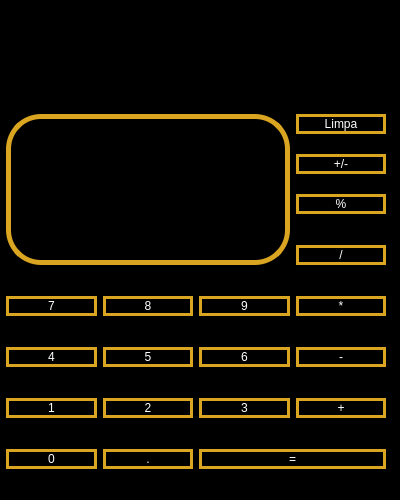
<?xml version="1.0" encoding="UTF-8"?>
<ui version="4.0">
 <class>Calc</class>
 <widget class="QWidget" name="Calc">
  <property name="geometry">
   <rect>
    <x>0</x>
    <y>0</y>
    <width>400</width>
    <height>500</height>
   </rect>
  </property>
  <property name="windowTitle">
   <string>Calc</string>
  </property>
  <property name="styleSheet">
   <string notr="true">QWidget {
	background-color: #000000;
	color: rgb(255, 255, 255);
}
QPushButton {
	border: 3px solid #DAA520;
	border-radius: 11px;
}

QLabel {
	border-radius: 35px;
	border: 5px solid #DAA520;
}</string>
  </property>
  <widget class="QWidget" name="gridLayoutWidget">
   <property name="geometry">
    <rect>
     <x>0</x>
     <y>0</y>
     <width>391</width>
     <height>491</height>
    </rect>
   </property>
   <layout class="QGridLayout" name="gridLayout">
    <property name="leftMargin">
     <number>6</number>
    </property>
    <property name="topMargin">
     <number>6</number>
    </property>
    <property name="rightMargin">
     <number>5</number>
    </property>
    <property name="bottomMargin">
     <number>6</number>
    </property>
    <property name="verticalSpacing">
     <number>20</number>
    </property>
    <item row="0" column="0">
     <spacer name="verticalSpacer">
      <property name="orientation">
       <enum>Qt::Vertical</enum>
      </property>
      <property name="sizeType">
       <enum>QSizePolicy::Fixed</enum>
      </property>
      <property name="sizeHint" stdset="0">
       <size>
        <width>88</width>
        <height>97</height>
       </size>
      </property>
     </spacer>
    </item>
    <item row="6" column="2">
     <widget class="QPushButton" name="pushButton_9">
      <property name="text">
       <string>3</string>
      </property>
     </widget>
    </item>
    <item row="6" column="0">
     <widget class="QPushButton" name="pushButton_3">
      <property name="text">
       <string>1</string>
      </property>
     </widget>
    </item>
    <item row="5" column="0">
     <widget class="QPushButton" name="pushButton_2">
      <property name="text">
       <string>4</string>
      </property>
     </widget>
    </item>
    <item row="5" column="1">
     <widget class="QPushButton" name="pushButton_6">
      <property name="text">
       <string>5</string>
      </property>
     </widget>
    </item>
    <item row="6" column="1">
     <widget class="QPushButton" name="pushButton_8">
      <property name="text">
       <string>2</string>
      </property>
     </widget>
    </item>
    <item row="2" column="3">
     <widget class="QPushButton" name="pushButton_17">
      <property name="text">
       <string>/</string>
      </property>
     </widget>
    </item>
    <item row="7" column="0">
     <widget class="QPushButton" name="pushButton_13">
      <property name="text">
       <string>0</string>
      </property>
     </widget>
    </item>
    <item row="3" column="3">
     <widget class="QPushButton" name="pushButton_10">
      <property name="text">
       <string>*</string>
      </property>
     </widget>
    </item>
    <item row="5" column="3">
     <widget class="QPushButton" name="pushButton_11">
      <property name="text">
       <string>-</string>
      </property>
     </widget>
    </item>
    <item row="3" column="0">
     <widget class="QPushButton" name="pushButton">
      <property name="text">
       <string>7</string>
      </property>
     </widget>
    </item>
    <item row="3" column="2">
     <widget class="QPushButton" name="pushButton_5">
      <property name="styleSheet">
       <string notr="true"/>
      </property>
      <property name="text">
       <string>9</string>
      </property>
     </widget>
    </item>
    <item row="7" column="1">
     <widget class="QPushButton" name="pushButton_14">
      <property name="text">
       <string>.</string>
      </property>
     </widget>
    </item>
    <item row="7" column="2" colspan="2">
     <widget class="QPushButton" name="pushButton_15">
      <property name="text">
       <string>=</string>
      </property>
     </widget>
    </item>
    <item row="3" column="1">
     <widget class="QPushButton" name="pushButton_4">
      <property name="text">
       <string>8</string>
      </property>
     </widget>
    </item>
    <item row="5" column="2">
     <widget class="QPushButton" name="pushButton_7">
      <property name="text">
       <string>6</string>
      </property>
     </widget>
    </item>
    <item row="6" column="3">
     <widget class="QPushButton" name="pushButton_12">
      <property name="text">
       <string>+</string>
      </property>
     </widget>
    </item>
    <item row="1" column="3">
     <layout class="QVBoxLayout" name="verticalLayout">
      <property name="spacing">
       <number>20</number>
      </property>
      <item>
       <widget class="QPushButton" name="pushButton_16">
        <property name="text">
         <string>Limpa</string>
        </property>
       </widget>
      </item>
      <item>
       <widget class="QPushButton" name="pushButton_19">
        <property name="text">
         <string>+/-</string>
        </property>
       </widget>
      </item>
      <item>
       <widget class="QPushButton" name="pushButton_18">
        <property name="text">
         <string>%</string>
        </property>
       </widget>
      </item>
     </layout>
    </item>
    <item row="1" column="0" rowspan="2" colspan="3">
     <widget class="QLabel" name="label">
      <property name="font">
       <font>
        <pointsize>38</pointsize>
       </font>
      </property>
      <property name="text">
       <string/>
      </property>
      <property name="margin">
       <number>0</number>
      </property>
     </widget>
    </item>
   </layout>
  </widget>
 </widget>
 <resources/>
 <connections/>
</ui>
